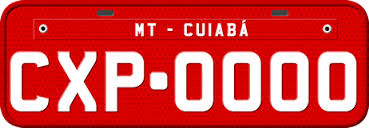
#> input picture images/placa-02.jpg, 369 x 128 px
$ python exercicio7.py
#> lines starting #> are read from the running program, lines starting #| are printed output that depends on the picture; after the words box and inside, x2 and y2 are one past the last pixel; in counts of white or black regions, pixels touching at a corner belong together
import cv2
import matplotlib.pyplot as plt
import numpy as np


def otsu_segment(img: np.ndarray) -> np.ndarray:
    # Aplicar o algoritmo de Otsu
    _, otsu_result = cv2.threshold(img, 0, 255, cv2.THRESH_BINARY + cv2.THRESH_OTSU)
    return otsu_result

img_plate = cv2.imread('images/placa-02.jpg')
#> img_plate is the input picture: shape (128, 369, 3); mean B, G, R 65.5, 65.5, 213.5
otsu_img_plate = otsu_segment(cv2.cvtColor(img_plate, cv2.COLOR_BGR2GRAY))
#> in otsu_segment, `_, otsu_result = cv2.threshold(img, 0, 255, cv2.THRESH_BINARY + cv2.TH..`:
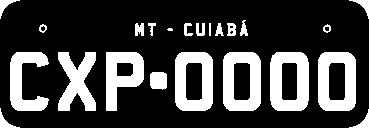
#> otsu_result: shape (128, 369); 24.8% white; 23 white regions (1 under 20 px), largest, box (x1, y1, x2, y2) and area: (270, 52, 309, 111) 1644, (318, 52, 356, 111) 1574, (175, 52, 213, 111) 1571
#> in otsu_segment, `_, otsu_result = cv2.threshold(img, 0, 255, cv2.THRESH_BINARY + cv2.TH..`:
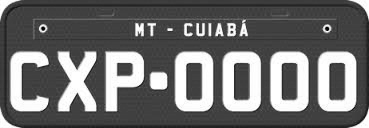
#> img: shape (128, 369); min 0, max 255, mean 109.7

img_boat = cv2.imread('images/barco.jpg')
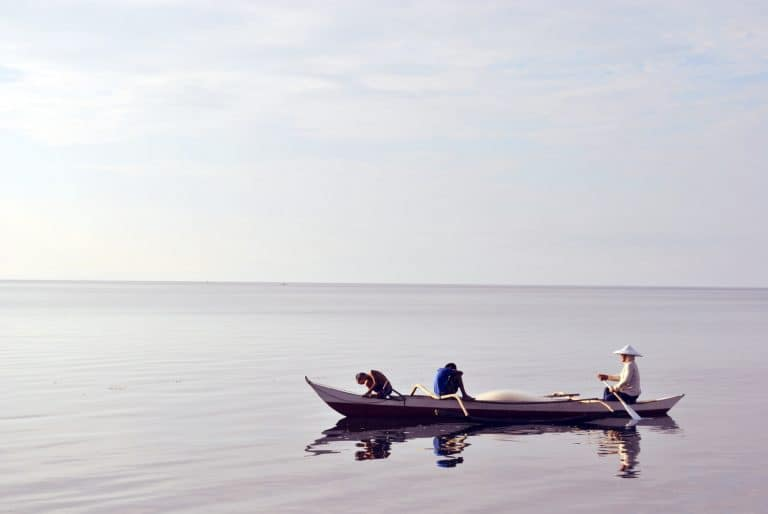
#> input picture images/barco.jpg, 768 x 514 px
#> img_boat is the input picture: shape (514, 768, 3); mean B, G, R 212.5, 207, 208.3
otsu_img_boat = otsu_segment(cv2.cvtColor(img_boat, cv2.COLOR_BGR2GRAY))
#> in otsu_segment (call 2), `_, otsu_result = cv2.threshold(img, 0, 255, cv2.THRESH_BINARY + cv2.TH..`:
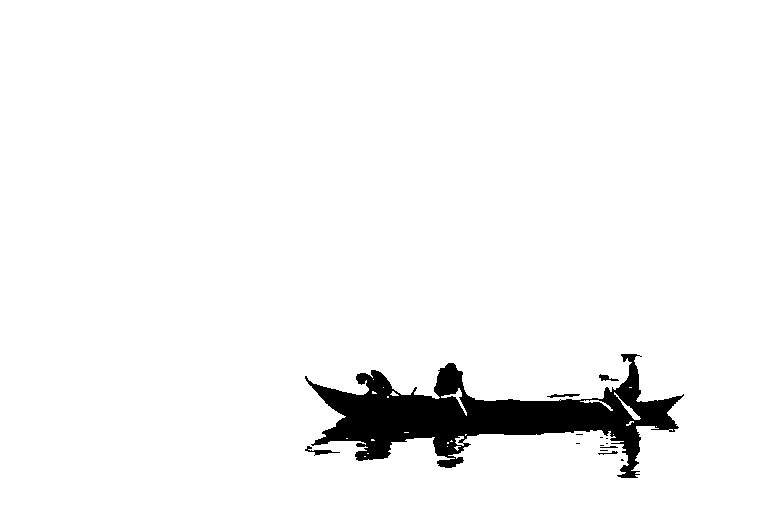
#> otsu_result: shape (514, 768); 95.6% white; 14 black regions (8 under 20 px), largest, box (x1, y1, x2, y2) and area: (305, 354, 684, 478) 16850, (305, 446, 340, 456) 107, (547, 394, 580, 398) 72, (599, 374, 619, 381) 67, (598, 451, 618, 455) 31, (600, 446, 618, 448) 24

_, axs = plt.subplots(2, 2, figsize=(16, 5))
axs = axs.ravel()
axs[0].imshow(cv2.cvtColor(img_plate, cv2.COLOR_BGR2RGB))
axs[0].set_title("Placa")
axs[0].axis('off')

axs[1].imshow(otsu_img_plate, cmap='gray')
axs[1].set_title("Otsu Placa")
axs[1].axis('off')

axs[2].imshow(cv2.cvtColor(img_boat, cv2.COLOR_BGR2RGB))
axs[2].set_title("Barco")
axs[2].axis('off')

axs[3].imshow(otsu_img_boat, cmap='gray')
axs[3].set_title("Otsu Barco")
axs[3].axis('off')

plt.tight_layout()
plt.show()
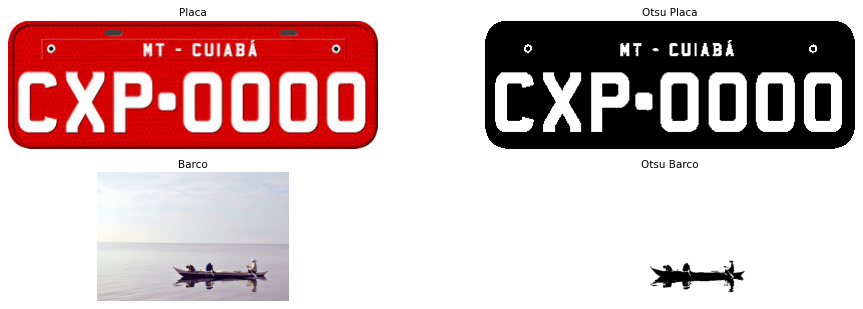
#> figure drawn by matplotlib, 4 panels
